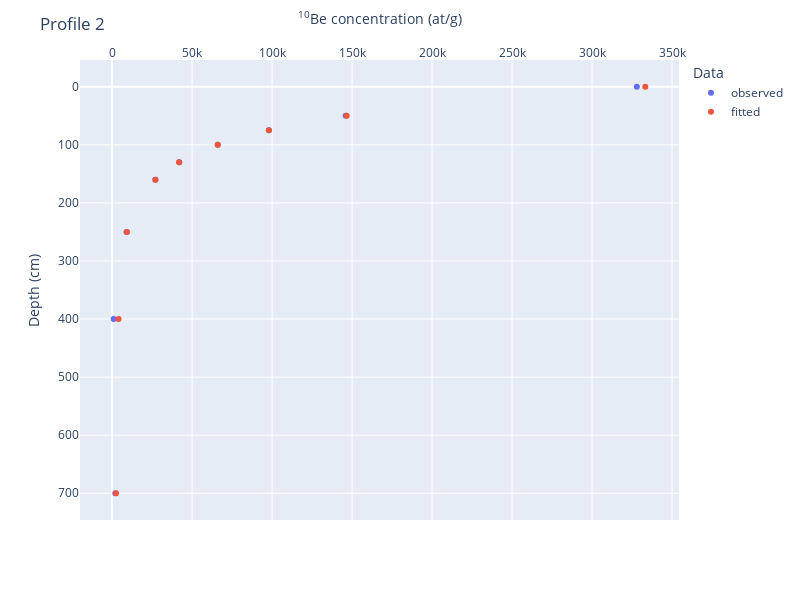

The cell this chart's notebook holds for it:
### Markdown cell above
And we can plot the modelled CRN values along with the observed ones.

### Code cell
# Re-arrange the data to provide a table suitable for a proper plot
profile_2_fit = pd.DataFrame({"depth": depths, "concentration": pd.Series(crn_fit_2["crn_fitted"], name = "crn_fitted", dtype = "Float64"), "profile": pd.Series(np.repeat(2, len(depths)))})
profile_2_fit["data"] = "fitted"
# Append data to observed values
profile_2_plot = pd.concat([profile_2, profile_2_fit], axis = 0)

# Plot depth profile
plot = px.scatter(profile_2_plot, x = "concentration", y = "depth", color = "data", labels = dict(concentration = "<sup>10</sup>Be concentration (at/g)", depth = "Depth (cm)", data = "Data"), width = 800, height = 600)
plot.update_yaxes(autorange = "reversed")
plot.update_layout(xaxis = {'side': 'top'}, title = "Profile 2")
plot.show()

### Figure 1 — Plotly figure (JSON) as saved in the notebook; plotly's stock layout.template omitted (floating-point values rounded to 4 significant figures)
{"data": [{"hovertemplate": "Data=observed<br><sup>10</sup>Be concentration (at/g)=%{x}<br>Depth (cm)=%{y}<extra></extra>", "legendgroup": "observed", "marker": {"color": "#636efa", "symbol": "circle"}, "mode": "markers", "name": "observed", "orientation": "v", "showlegend": true, "type": "scatter", "x": [328000, 146000, 98000, 66000, 42000, 27000, 9000, 1000, 2000], "xaxis": "x", "y": [0, 50, 75, 100, 130, 160, 250, 400, 700], "yaxis": "y"}, {"hovertemplate": "Data=fitted<br><sup>10</sup>Be concentration (at/g)=%{x}<br>Depth (cm)=%{y}<extra></extra>", "legendgroup": "fitted", "marker": {"color": "#EF553B", "symbol": "circle"}, "mode": "markers", "name": "fitted", "orientation": "v", "showlegend": true, "type": "scatter", "x": [333300.0, 146600.0, 98010.0, 66070.0, 41820.0, 27110.0, 9332.0, 4041.0, 2448.0], "xaxis": "x", "y": [0, 50, 75, 100, 130, 160, 250, 400, 700], "yaxis": "y"}], "layout": {"height": 600, "legend": {"title": {"text": "Data"}, "tracegroupgap": 0}, "margin": {"t": 60}, "title": {"text": "Profile 2"}, "width": 800, "xaxis": {"anchor": "y", "domain": [0, 1], "side": "top", "title": {"text": "<sup>10</sup>Be concentration (at/g)"}}, "yaxis": {"anchor": "x", "autorange": "reversed", "domain": [0, 1], "title": {"text": "Depth (cm)"}}}}
